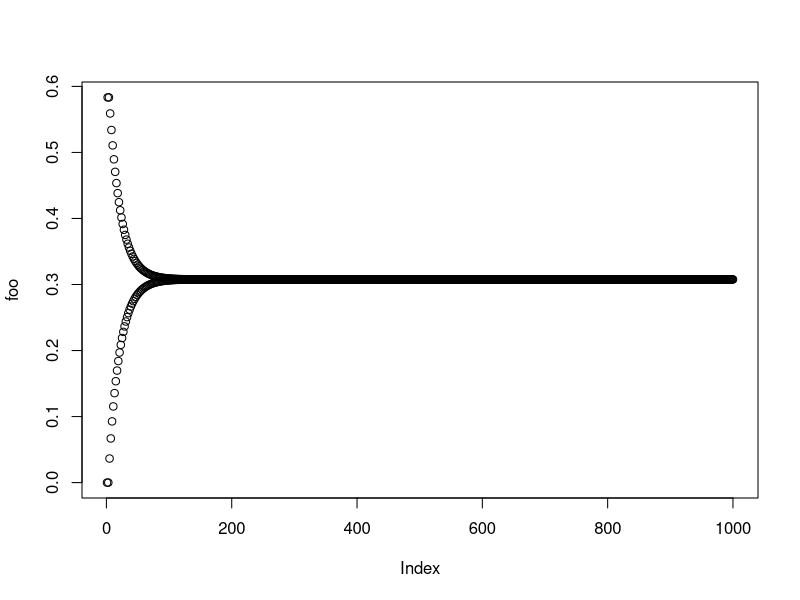
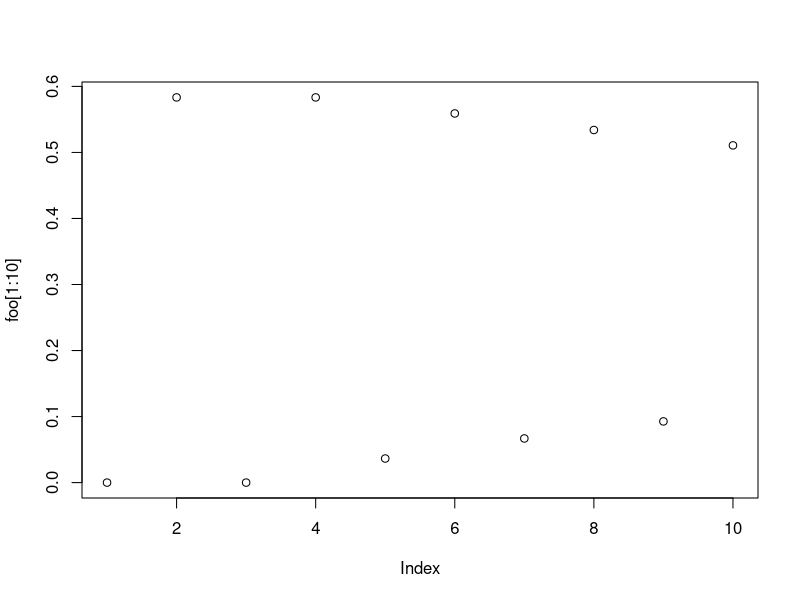
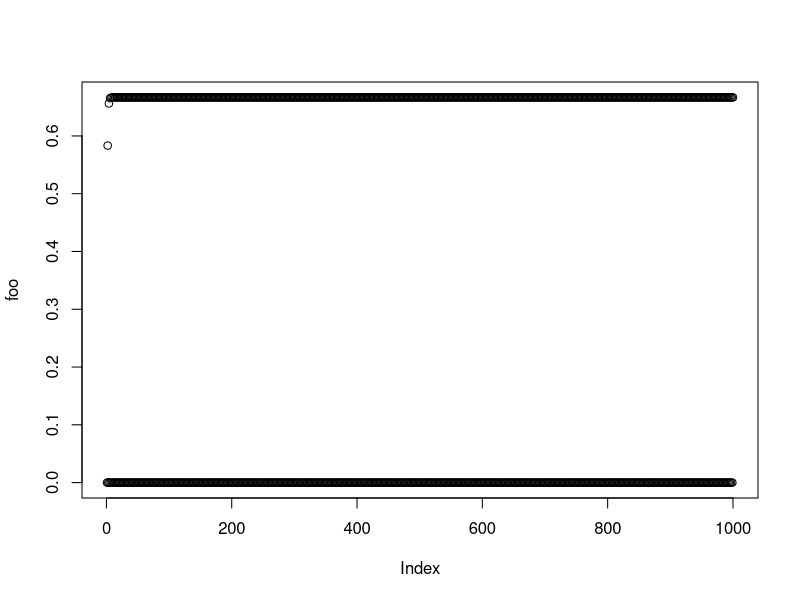
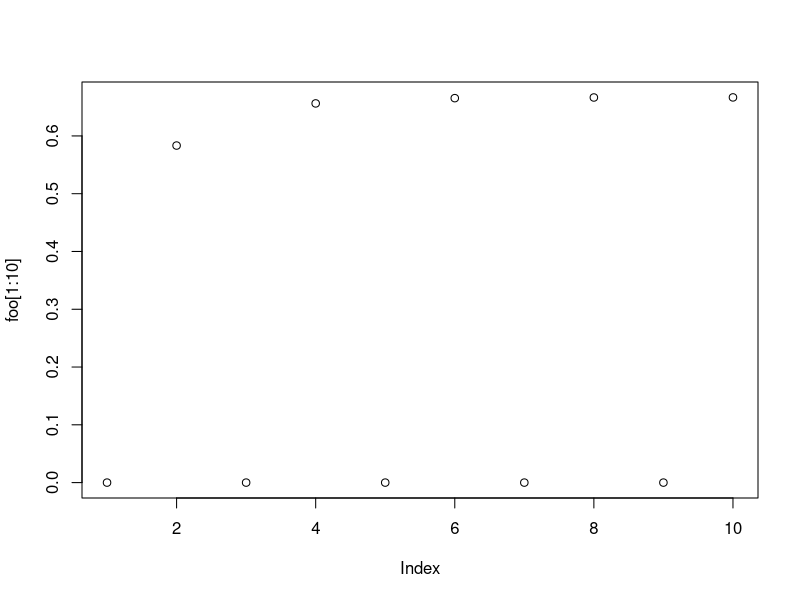
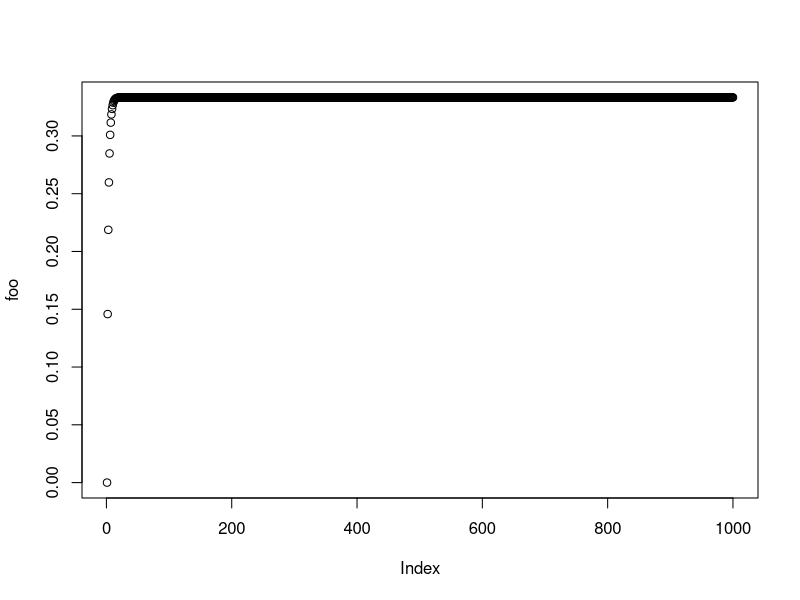
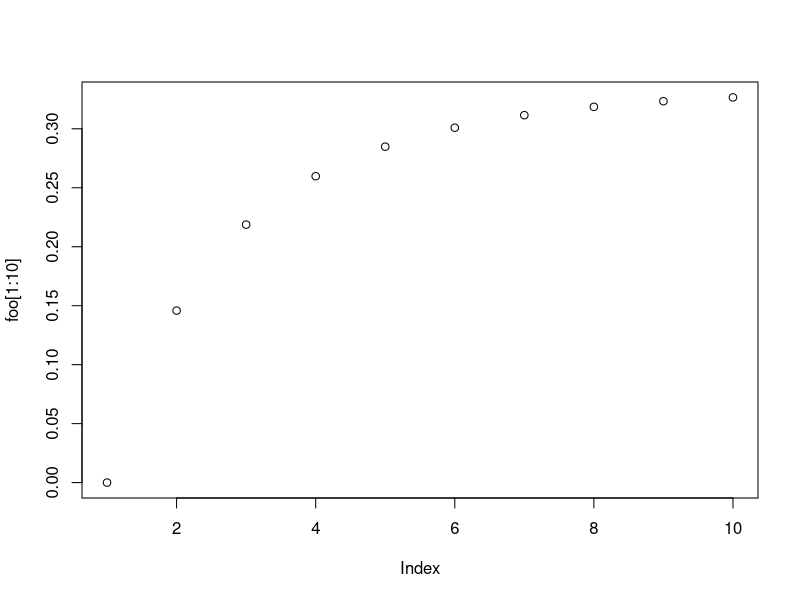

The R script that drew these images, in order:
## ---- chunk 1
knitr::opts_chunk$set(echo = TRUE)
## ---- chunk 2
(Pmat <- matrix(data = c(0, 1/2, 0, 1/2, 0, 
                        1/2, 0, 1/2, 0,0,
                        0, 1/3, 0, 2/3, 0, 
                        1/4, 0, 1/2, 0, 1/4, 
                        0, 0, 0, 1/2, 1/2), 
               nrow = 5, 
               byrow = TRUE))
## ---- chunk 3
foo <- numeric()
bar <- Pmat
foo[1] <- bar[2, 4]
for (i in 2:1000){
  bar  <- bar %*% Pmat
  foo[i] <- bar[2, 4]
}
plot(foo)
plot(foo[1:10])
## ---- chunk 4
Pe <- Pmat
Pe[5, 5] <- 0; Pe[5, 4] <- 1
Pe
## ---- chunk 5
foo <- numeric()
bar <- Pe
foo[1] <- bar[2, 4]
for (i in 2:1000){
  bar  <- bar %*% Pe
  foo[i] <- bar[2, 4]
}
plot(foo)
plot(foo[1:10])
## ---- chunk 6
Pminus <- (Pe + diag(5)) / 2
foo <- numeric()
bar <- Pminus
foo[1] <- bar[2, 4]
for (i in 2:1000){
  bar  <- bar %*% Pminus
  foo[i] <- bar[2, 4]
}
plot(foo)
plot(foo[1:10])
